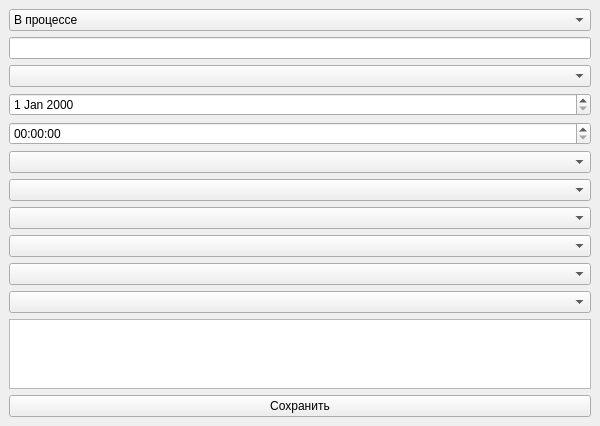
<?xml version="1.0" encoding="UTF-8"?>
<ui version="4.0">
 <class>EventForm</class>
 <widget class="QMainWindow" name="EventForm">
  <property name="geometry">
   <rect>
    <x>0</x>
    <y>0</y>
    <width>600</width>
    <height>400</height>
   </rect>
  </property>
  <property name="windowTitle">
   <string>Форма заполнения/создания события</string>
  </property>
  <widget class="QWidget" name="centralwidget">
   <layout class="QVBoxLayout" name="verticalLayout">
    <item>
     <widget class="QComboBox" name="statusComboBox">
      <item>
       <property name="text">
        <string>В процессе</string>
       </property>
      </item>
      <item>
       <property name="text">
        <string>Завершен</string>
       </property>
      </item>
      <item>
       <property name="text">
        <string>Отменен</string>
       </property>
      </item>
     </widget>
    </item>
    <item>
     <widget class="QLineEdit" name="titleLineEdit"/>
    </item>
    <item>
     <widget class="QComboBox" name="placeComboBox"/>
    </item>
    <item>
     <widget class="QDateEdit" name="dateEdit"/>
    </item>
    <item>
     <widget class="QTimeEdit" name="timeEdit"/>
    </item>
    <item>
     <widget class="QComboBox" name="relatedComboBox"/>
    </item>
    <item>
     <widget class="QComboBox" name="correspondentComboBox"/>
    </item>
    <item>
     <widget class="QComboBox" name="operatorComboBox"/>
    </item>
    <item>
     <widget class="QComboBox" name="driverComboBox"/>
    </item>
    <item>
     <widget class="QComboBox" name="equipmentComboBox"/>
    </item>
    <item>
     <widget class="QComboBox" name="authorComboBox"/>
    </item>
    <item>
     <widget class="QPlainTextEdit" name="additionalTextEdit"/>
    </item>
    <item>
     <widget class="QPushButton" name="saveButton">
      <property name="text">
       <string>Сохранить</string>
      </property>
     </widget>
    </item>
   </layout>
  </widget>
 </widget>
 <resources/>
 <connections/>
</ui>
